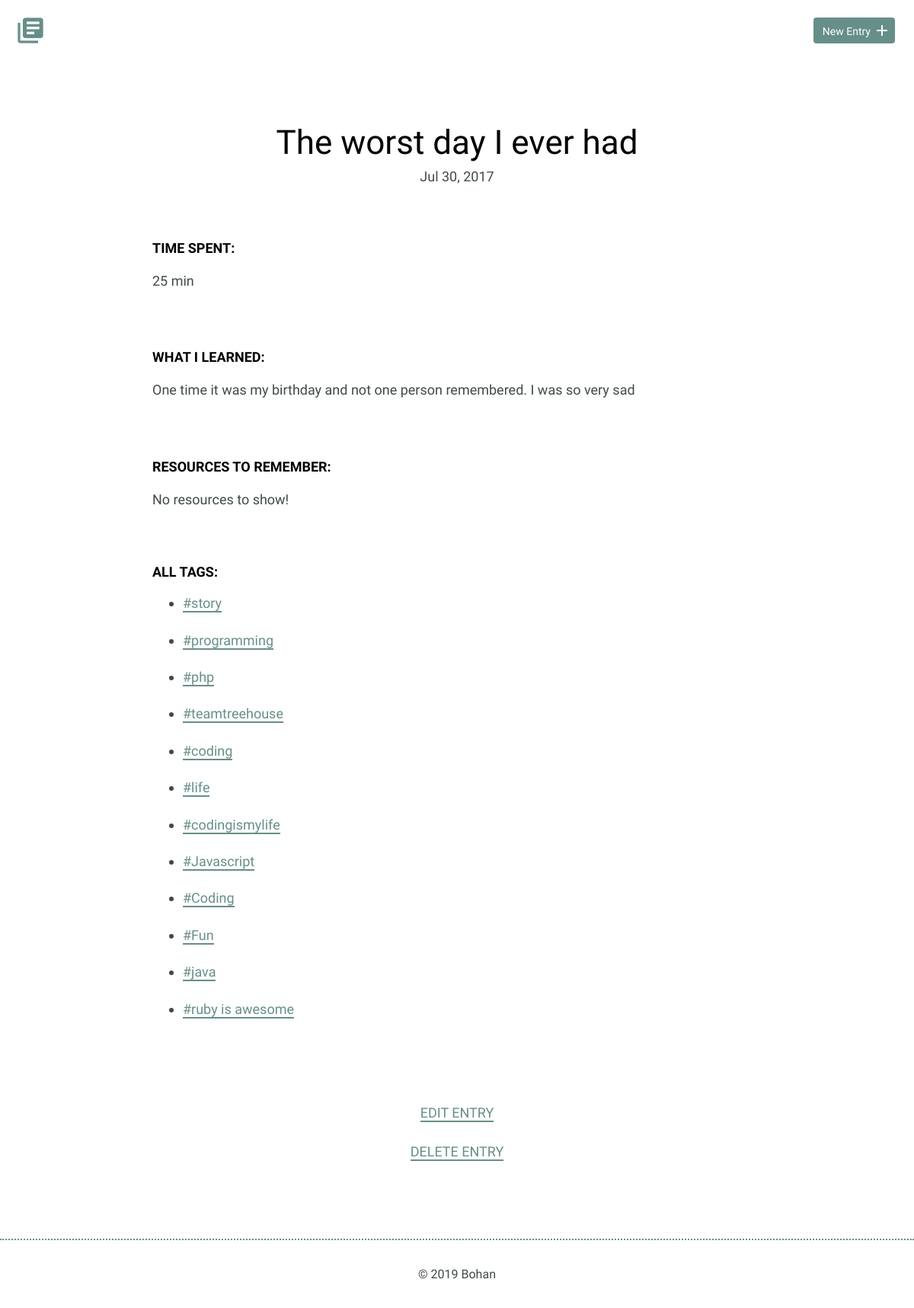
Screenshot of /detail.php?id=2 with the database file from the repository.
### tables this page shows
CREATE TABLE "entries" (
	`id`	INTEGER,
	`title`	TEXT,
	`date`	TEXT,
	`time_spent`	INTEGER,
	`learned`	BLOB,
	`resources`	BLOB,
	PRIMARY KEY(`id`)
);

### inc/db_fetch_detail.php (called while the page is built, shortened)
<?php
    function db_fetch_detail_no_tags(){
        try{
            include('db_connection.php');
            $id = filter_input(INPUT_GET, 'id', FILTER_SANITIZE_NUMBER_INT);
            $sql = "
                SELECT * FROM entries WHERE entries.id = ?
            ";
            $pdo = $db->prepare($sql);
            $pdo->bindValue(1, $id, PDO::PARAM_INT);
            $pdo->execute();
            $results = $pdo->fetch(PDO::FETCH_ASSOC);
            return $results;
        }catch(Exception $e){
            echo $e->getMessage();
        }
    }
?>

### inc/db_fetch.php (called while the page is built, shortened)
<?php
    function db_fetch_tags(){
        try{
            include('db_connection.php');
            $sql = "SELECT DISTINCT `tag_name` FROM `tags`";
            $pdo = $db->prepare($sql);
            $pdo->execute();
            $results = $pdo->fetchAll(PDO::FETCH_ASSOC);
            return $results;
        }catch(Exception $e){
            echo $e->getMessage();
        }
    }
?>

### detail.php (the view, shortened to what this page needs)
<!DOCTYPE html>
<html>
    <head>
        <link rel="stylesheet" href="css/normalize.css">
        <link rel="stylesheet" href="css/site.css">
    </head>
    <body>
        <?php
            include("header.php");
        ?>
        <section>
            <div class="container">
                <div class="entry-list single">
                    <?php
                        include('inc/db_fetch.php');
                        include('inc/db_fetch_detail.php');
                        $result = db_fetch_detail_no_tags();
                        $tags = db_fetch_tags();
                        echo
                        "<article>"
                        .   "<h1>$result[title]</h1>"
                            ."<time datetime=$result[date]>" . date_format(new DateTime($result['date']), 'M d, Y') . "</time>";
                            echo "<div class='entry'>"
                                ."<h3>Time Spent: </h3>"
                                ."<p>$result[time_spent]</p>"
                            ."</div>"
                            ."<div class='entry'>"
                                ."<h3>What I Learned:</h3>"
                                ."<p>$result[learned]</p>"
                            ."</div>"
                            ."<div class='entry'>"
                                ."<h3>Resources to Remember:</h3>";
                                if(empty($result['resources'])){
                                    echo "<p>No resources to show!</p>";
                                }else{
                                    echo
                                    "<ul>"
                                        ."<li><a href=''>$result[resources]</a></li>"
                                    ."</ul>";
                                }
                            echo "</div>"
                        ."</article>";
                        echo "<h3>All Tags:</h3>";
                        foreach($tags as $tag){
                            if(!empty($tag['tag_name'])){
                                echo  "<ul>"
                                        ."<li><a href='filtered.php?filter=$tag[tag_name]'>#$tag[tag_name]</a></li>"
                                    ."</ul>";
                            }
                         }
                    ?>
                </div>
            </div>
            <div class="edit">
                <?php
                    echo "<p><a href='edit.php?id=$result[id]'>Edit Entry</a></p>";
                    echo "<p><a href='inc/db_delete.php?id=$result[id]'>Delete Entry</a></p>";
                ?>
            </div>
        </section>
        <?php
            include("footer.php");
        ?>
    </body>
</html>

### css/site.css (style rules this page uses)
body { font-size: 16px; color: #404a49; font-family: 'Cousine', serif; font-weight: 400; }
.container { margin: 0 auto; padding: 0 25px; }
h1, h2, h3 { margin: 0; font-weight: 400; line-height: 1em; color: #000; }
h1 { font-size: 44px; margin-bottom: 12px; }
h3 { font-size: 18px; font-family: 'Work Sans', serif; font-weight: 600; text-transform: uppercase; }
p { line-height: 1.8em; font-size: 18px; }
p a { border-bottom: 2px solid #678f89; padding: 0; color: #678f89; text-decoration: none; }
ul li { line-height: 1.8em; font-size: 18px; }
ul li a { border-bottom: 2px solid #678f89; line-height: 1.8em; color: #678f89; text-decoration: none; }
.entry-list, .edit-entry, .new-entry { max-width: 800px; margin: 0 auto; padding: 70px 0 150px 0; }
.entry-list article { margin-bottom: 70px; text-align: center; }
.entry-list.single { padding-bottom: 70px; }
.entry-list.single time { font-size: 18px; }
.entry { max-width: 800px; margin: 75px auto 0 auto; text-align: left; }
.entry p { margin-bottom: 40px; }
.edit { padding-bottom: 80px; text-align: center; margin: 0 auto; }
.edit a { font-weight: 400; text-transform: uppercase; font-size: 18px; }

### rows the page displays
entries: title "The worst day I ever had", date "Jul 30, 2017", time_spent "25 min", learned "One time it was my birthday and not one person remembered. I was so very sad"

### other values shown
$tag[tag_name] "story"
$tag[tag_name] "programming"
$tag[tag_name] "php"
$tag[tag_name] "teamtreehouse"
$tag[tag_name] "coding"
$tag[tag_name] "life"
$tag[tag_name] "codingismylife"
$tag[tag_name] "Javascript"
$tag[tag_name] "Coding"
$tag[tag_name] "Fun"
$tag[tag_name] "java"
$tag[tag_name] "ruby is awesome"
